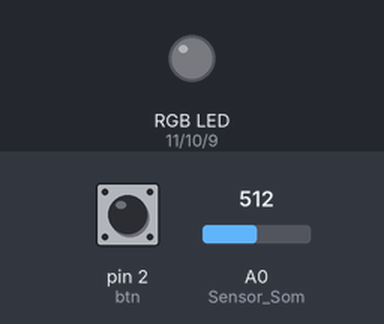
The program below on a simulated Arduino Uno, built with avr-gcc and run on an emulated ATmega328P. Parts: an RGB LED mixed from three pins (HIGH = lit). Inputs (shaded band) come from the test bench; at power-on: A0 (Sensor_Som) = 512, pin 2 (btn) LOW. Dim RGB values are drawn brighter than linear; what the program prints to the serial monitor is not drawn.

Above: at 1.2 s.
1.3 s: A0 (Sensor_Som) set to 530
At 2.6 s:
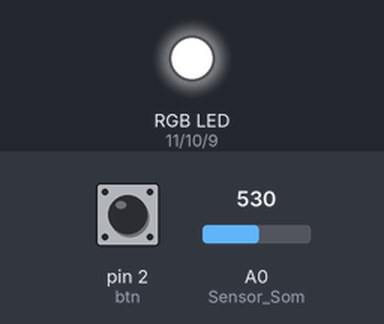
2.9 s: pin 2 (btn) pulled HIGH for 0.15 s
At 4.1 s:
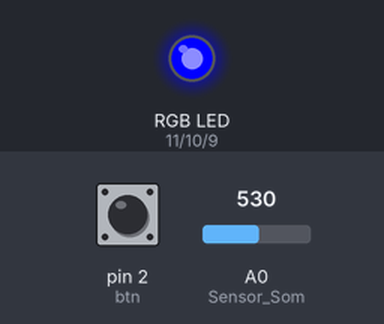
4.5 s: pin 2 (btn) pulled HIGH for 1 s
At 6.5 s:
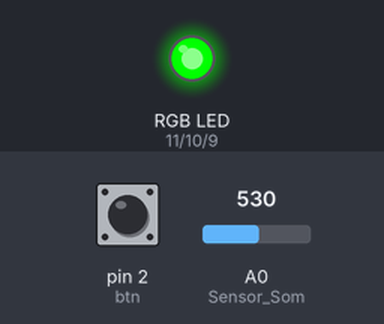
7.0 s: pin 2 (btn) pulled HIGH for 0.15 s
At 8.3 s:
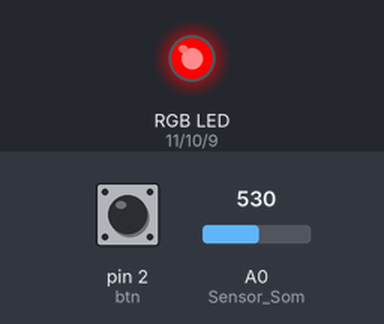
8.6 s: pin 2 (btn) pulled HIGH for 3.2 s
At 12.5 s:
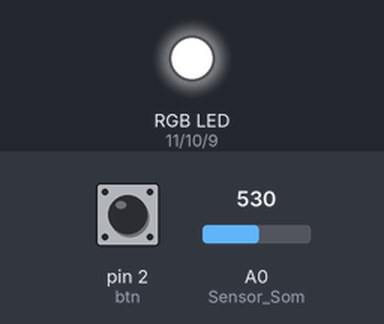
13.3 s: pin 2 (btn) pulled HIGH for 0.15 s
At 16.4 s:
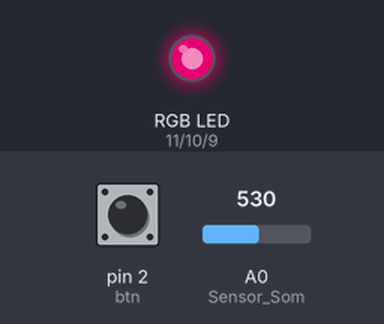
Timing chart, 0 to 25.8 s (numbered marks = the images above; inputs shaded):
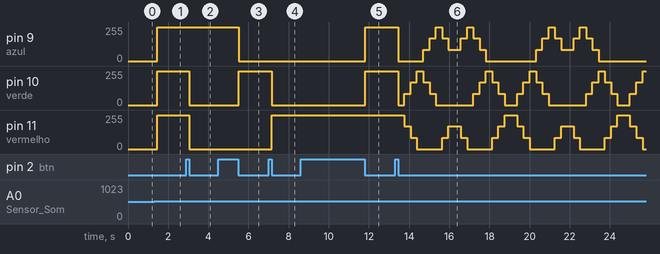

The program:

main.cpp
```cpp
#include <Arduino.h>

#define Sensor_Som A0 // Pino sensor de som
#define tempo_maximo_de_uma_palma 150
#define tempo_maximo_entre_palmas 500
#define vermelho 11
#define verde 10
#define azul 9
#define btn 2

int contPalmas = 0; // Contador de Palmas
int contagem = 0;
unsigned long tempo_espera = 0;
unsigned long tempo_espera_entre_palmas = 0;
bool temporiza = 1, btn_clicado = 0;
int alterna_modo = 0;
int sensor_palmas;

void setup() {
  pinMode(Sensor_Som, INPUT); // Inicia o pino do sensor como entrada
  pinMode(vermelho, OUTPUT); // Inicia os pino como saída
  pinMode(verde, OUTPUT); // Inicia os pino como saída
  pinMode(azul, OUTPUT); // Inicia os pino como saída
  pinMode(btn,INPUT); // Inicia o pino com entrada
  Serial.begin(9600);
}

void palmas(){
  if(503 - analogRead(Sensor_Som) > 10 or 503 - analogRead(Sensor_Som) < -10)
    sensor_palmas = 0;
  else
    sensor_palmas = 1;

  if(sensor_palmas == 0){ //Se detectar uma palma

    if(tempo_espera == 0){
      tempo_espera = tempo_espera_entre_palmas = millis();
      contPalmas++;
    }
    else if(millis()-tempo_espera > tempo_maximo_de_uma_palma){
      tempo_espera = 0;
    }
  }

  else if((contPalmas !=0) && (millis()-tempo_espera_entre_palmas > tempo_maximo_entre_palmas)){
      contPalmas = 0;
  }
}

void on_off(){
  switch (contPalmas)
  {
  case 1:
    digitalWrite(vermelho,LOW);
    digitalWrite(azul,LOW);
    digitalWrite(verde,LOW);
    break;

  case 2:
    digitalWrite(vermelho,HIGH);
    digitalWrite(azul,HIGH);
    digitalWrite(verde,HIGH);
    break;

  }
}

void musica_opcao1(){

  if(503 - analogRead(Sensor_Som) > 10 or 503 - analogRead(Sensor_Som) < -10){

    if(temporiza){
      contagem++;
      if(contagem == 900)
        temporiza = 0;
    }else{
      contagem--;
      if(contagem == 0)
        temporiza = 1;
    }
    if(contagem >= 0 && contagem <= 100){
      analogWrite(vermelho,255);
      analogWrite(verde,0);
      analogWrite(azul,0);
    }
    else if(contagem > 100 && contagem <= 200){
      analogWrite(vermelho,170);
      analogWrite(verde,85);
      analogWrite(azul,0);
    }
    else if(contagem > 200 && contagem <= 300){
      analogWrite(vermelho,85);
      analogWrite(verde,170);
      analogWrite(azul,0);
    }
    else if(contagem > 300 && contagem <= 400){
      analogWrite(vermelho,0);
      analogWrite(verde,255);
      analogWrite(azul,0);
    }
    else if(contagem > 400 && contagem <= 500){
      analogWrite(vermelho,0);
      analogWrite(verde,170);
      analogWrite(azul,85);
    }
    else if(contagem > 500 && contagem <= 600){
      analogWrite(vermelho,0);
      analogWrite(verde,85);
      analogWrite(azul,170);
    }
    else if(contagem > 600 && contagem <= 700){
      analogWrite(vermelho,0);
      analogWrite(verde,0);
      analogWrite(azul,255);
    }
    else if(contagem > 700 && contagem <= 800){
      analogWrite(vermelho,85);
      analogWrite(verde,0);
      analogWrite(azul,170);
    }
    else if(contagem > 800 && contagem <= 900){
      analogWrite(vermelho,170);
      analogWrite(verde,0);
      analogWrite(azul,85);
    }
  }
  else{
    analogWrite(vermelho,0);
    analogWrite(verde,0);
    analogWrite(azul,0);
  }
}

void musica_branco(){
  if(503 - analogRead(Sensor_Som) > 10 or 503 - analogRead(Sensor_Som) < -10){
    digitalWrite(vermelho,HIGH);
    digitalWrite(azul,HIGH);
    digitalWrite(verde,HIGH);
  }else{
    digitalWrite(vermelho,LOW);
    digitalWrite(azul,LOW);
    digitalWrite(verde,LOW);
  }
}

void musica_azul(){
  if(503 - analogRead(Sensor_Som) > 10 or 503 - analogRead(Sensor_Som) < -10){
    digitalWrite(vermelho,LOW);
    digitalWrite(azul,HIGH);
    digitalWrite(verde,LOW);
  }else{
    digitalWrite(vermelho,LOW);
    digitalWrite(azul,LOW);
    digitalWrite(verde,LOW);
  }
}

void musica_vermelha(){
  if(503 - analogRead(Sensor_Som) > 10 or 503 - analogRead(Sensor_Som) < -10){
    digitalWrite(vermelho,HIGH);
    digitalWrite(azul,LOW);
    digitalWrite(verde,LOW);
  }else{
    digitalWrite(vermelho,LOW);
    digitalWrite(azul,LOW);
    digitalWrite(verde,LOW);
  }
}

void musica_verde(){
  if(503 - analogRead(Sensor_Som) > 10 or 503 - analogRead(Sensor_Som) < -10){
    digitalWrite(vermelho,LOW);
    digitalWrite(azul,LOW);
    digitalWrite(verde,HIGH);
  }else{
    digitalWrite(vermelho,LOW);
    digitalWrite(azul,LOW);
    digitalWrite(verde,LOW);
  }
}

void botao(){
  if(digitalRead(btn)){
    btn_clicado = 1;
  }

  if(!digitalRead(btn) and btn_clicado){
    btn_clicado = 0;
    Serial.println(alterna_modo);

    if(alterna_modo >= 5){
      alterna_modo = 0;
    }else{
    alterna_modo++;
    }

  }
}

void loop() {
  botao();
  Serial.println(digitalRead(btn));
  switch (alterna_modo)
  {
  case 0:
    palmas();
    on_off();
    break;

  case 1:
    //Serial.println("azul");
    musica_azul();
    break;

  case 2:
    musica_verde();
    break;

  case 3:
    musica_vermelha();
    break;

  case 4:
    musica_branco();
    break;

  case 5:
    //Serial.println("colorido");
    musica_opcao1();
    break;
  }
}
```

Measured:
- the behaviour switches between 513 and 514 on A0 (Sensor_Som) (found by bisection; images 0 and 1)
- after the input at 1.3 s, pin 9 (azul), pin 10 (verde), pin 11 (vermelho): 0/255 → 255/255 after 0.16 s
- after the input at 2.9 s, pin 10 (verde), pin 11 (vermelho): 255/255 → 0/255 after 0.16 s
- after the input at 4.5 s, pin 9 (azul): 255/255 → 0/255 after 1.0 s; pin 10 (verde): 0/255 → 255/255 after 1.0 s
- after the input at 7.0 s, pin 10 (verde): 255/255 → 0/255 after 0.16 s; pin 11 (vermelho): 0/255 → 255/255 after 0.16 s
- after the input at 8.6 s, pin 9 (azul), pin 10 (verde): 0/255 → 255/255 after 3.2 s
